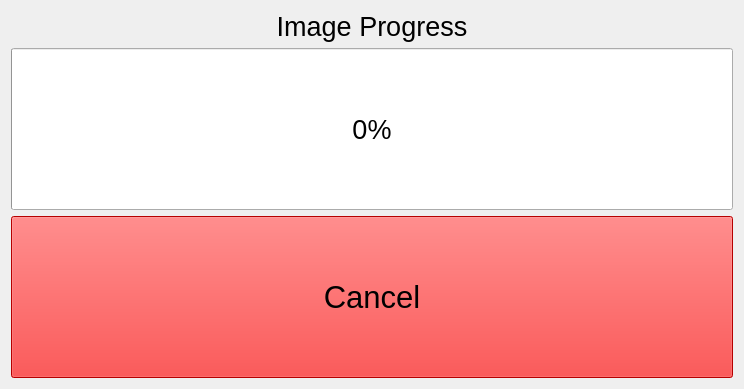
<?xml version="1.0" encoding="UTF-8"?>
<ui version="4.0">
 <class>Form</class>
 <widget class="QWidget" name="Form">
  <property name="geometry">
   <rect>
    <x>0</x>
    <y>0</y>
    <width>744</width>
    <height>389</height>
   </rect>
  </property>
  <property name="sizePolicy">
   <sizepolicy hsizetype="Fixed" vsizetype="Fixed">
    <horstretch>0</horstretch>
    <verstretch>0</verstretch>
   </sizepolicy>
  </property>
  <property name="windowTitle">
   <string>Form</string>
  </property>
  <layout class="QGridLayout" name="gridLayout">
   <item row="0" column="0">
    <layout class="QVBoxLayout" name="verticalLayout" stretch="0,1,1">
     <item>
      <widget class="QLabel" name="label">
       <property name="sizePolicy">
        <sizepolicy hsizetype="Preferred" vsizetype="Expanding">
         <horstretch>0</horstretch>
         <verstretch>0</verstretch>
        </sizepolicy>
       </property>
       <property name="font">
        <font>
         <pointsize>20</pointsize>
        </font>
       </property>
       <property name="text">
        <string>Image Progress</string>
       </property>
       <property name="alignment">
        <set>Qt::AlignCenter</set>
       </property>
      </widget>
     </item>
     <item>
      <widget class="QProgressBar" name="progressBar">
       <property name="sizePolicy">
        <sizepolicy hsizetype="Expanding" vsizetype="Preferred">
         <horstretch>0</horstretch>
         <verstretch>0</verstretch>
        </sizepolicy>
       </property>
       <property name="font">
        <font>
         <pointsize>20</pointsize>
        </font>
       </property>
       <property name="value">
        <number>0</number>
       </property>
      </widget>
     </item>
     <item>
      <widget class="QPushButton" name="cancelButton">
       <property name="sizePolicy">
        <sizepolicy hsizetype="Minimum" vsizetype="Preferred">
         <horstretch>0</horstretch>
         <verstretch>0</verstretch>
        </sizepolicy>
       </property>
       <property name="font">
        <font>
         <pointsize>23</pointsize>
        </font>
       </property>
       <property name="styleSheet">
        <string notr="true">background-color:red</string>
       </property>
       <property name="text">
        <string>Cancel</string>
       </property>
      </widget>
     </item>
    </layout>
   </item>
  </layout>
 </widget>
 <resources/>
 <connections/>
</ui>
